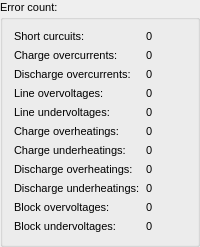
    <widget class="QGroupBox" name="groupBox_21">
     <property name="font">
      <font>
       <pointsize>8</pointsize>
      </font>
     </property>
     <property name="title">
      <string>Error count:</string>
     </property>
     <layout class="QHBoxLayout" name="horizontalLayout">
      <item>
       <layout class="QVBoxLayout" name="verticalLayout_3">
        <item>
         <widget class="QLabel" name="label_20">
          <property name="font">
           <font>
            <pointsize>8</pointsize>
           </font>
          </property>
          <property name="text">
           <string>Short curcuits:</string>
          </property>
         </widget>
        </item>
        <item>
         <widget class="QLabel" name="label_32">
          <property name="font">
           <font>
            <pointsize>8</pointsize>
           </font>
          </property>
          <property name="text">
           <string>Charge overcurrents:</string>
          </property>
         </widget>
        </item>
        <item>
         <widget class="QLabel" name="label_34">
          <property name="font">
           <font>
            <pointsize>8</pointsize>
           </font>
          </property>
          <property name="text">
           <string>Discharge overcurrents:</string>
          </property>
         </widget>
        </item>
        <item>
         <widget class="QLabel" name="label_35">
          <property name="font">
           <font>
            <pointsize>8</pointsize>
           </font>
          </property>
          <property name="text">
           <string>Line overvoltages:</string>
          </property>
         </widget>
        </item>
        <item>
         <widget class="QLabel" name="label_36">
          <property name="font">
           <font>
            <pointsize>8</pointsize>
           </font>
          </property>
          <property name="text">
           <string>Line undervoltages:</string>
          </property>
         </widget>
        </item>
        <item>
         <widget class="QLabel" name="label_37">
          <property name="font">
           <font>
            <pointsize>8</pointsize>
           </font>
          </property>
          <property name="text">
           <string>Charge overheatings:</string>
          </property>
         </widget>
        </item>
        <item>
         <widget class="QLabel" name="label_38">
          <property name="font">
           <font>
            <pointsize>8</pointsize>
           </font>
          </property>
          <property name="text">
           <string>Charge underheatings:</string>
          </property>
         </widget>
        </item>
        <item>
         <widget class="QLabel" name="label_51">
          <property name="font">
           <font>
            <pointsize>8</pointsize>
           </font>
          </property>
          <property name="text">
           <string>Discharge overheatings:</string>
          </property>
         </widget>
        </item>
        <item>
         <widget class="QLabel" name="label_52">
          <property name="font">
           <font>
            <pointsize>8</pointsize>
           </font>
          </property>
          <property name="text">
           <string>Discharge underheatings:</string>
          </property>
         </widget>
        </item>
        <item>
         <widget class="QLabel" name="label_53">
          <property name="font">
           <font>
            <pointsize>8</pointsize>
           </font>
          </property>
          <property name="text">
           <string>Block overvoltages:</string>
          </property>
         </widget>
        </item>
        <item>
         <widget class="QLabel" name="label_64">
          <property name="font">
           <font>
            <pointsize>8</pointsize>
           </font>
          </property>
          <property name="text">
           <string>Block undervoltages:</string>
          </property>
         </widget>
        </item>
       </layout>
      </item>
      <item>
       <layout class="QVBoxLayout" name="verticalLayout_19">
        <item>
         <widget class="QLabel" name="label_0xaa_0">
          <property name="font">
           <font>
            <pointsize>8</pointsize>
           </font>
          </property>
          <property name="text">
           <string>0</string>
          </property>
         </widget>
        </item>
        <item>
         <widget class="QLabel" name="label_0xaa_1">
          <property name="font">
           <font>
            <pointsize>8</pointsize>
           </font>
          </property>
          <property name="text">
           <string>0</string>
          </property>
         </widget>
        </item>
        <item>
         <widget class="QLabel" name="label_0xaa_2">
          <property name="font">
           <font>
            <pointsize>8</pointsize>
           </font>
          </property>
          <property name="text">
           <string>0</string>
          </property>
         </widget>
        </item>
        <item>
         <widget class="QLabel" name="label_0xaa_3">
          <property name="font">
           <font>
            <pointsize>8</pointsize>
           </font>
          </property>
          <property name="text">
           <string>0</string>
          </property>
         </widget>
        </item>
        <item>
         <widget class="QLabel" name="label_0xaa_4">
          <property name="font">
           <font>
            <pointsize>8</pointsize>
           </font>
          </property>
          <property name="text">
           <string>0</string>
          </property>
         </widget>
        </item>
        <item>
         <widget class="QLabel" name="label_0xaa_5">
          <property name="font">
           <font>
            <pointsize>8</pointsize>
           </font>
          </property>
          <property name="text">
           <string>0</string>
          </property>
         </widget>
        </item>
        <item>
         <widget class="QLabel" name="label_0xaa_6">
          <property name="font">
           <font>
            <pointsize>8</pointsize>
           </font>
          </property>
          <property name="text">
           <string>0</string>
          </property>
         </widget>
        </item>
        <item>
         <widget class="QLabel" name="label_0xaa_7">
          <property name="font">
           <font>
            <pointsize>8</pointsize>
           </font>
          </property>
          <property name="text">
           <string>0</string>
          </property>
         </widget>
        </item>
        <item>
         <widget class="QLabel" name="label_0xaa_8">
          <property name="font">
           <font>
            <pointsize>8</pointsize>
           </font>
          </property>
          <property name="text">
           <string>0</string>
          </property>
         </widget>
        </item>
        <item>
         <widget class="QLabel" name="label_0xaa_9">
          <property name="font">
           <font>
            <pointsize>8</pointsize>
           </font>
          </property>
          <property name="text">
           <string>0</string>
          </property>
         </widget>
        </item>
        <item>
         <widget class="QLabel" name="label_0xaa_10">
          <property name="font">
           <font>
            <pointsize>8</pointsize>
           </font>
          </property>
          <property name="text">
           <string>0</string>
          </property>
         </widget>
        </item>
       </layout>
      </item>
     </layout>
    </widget>
